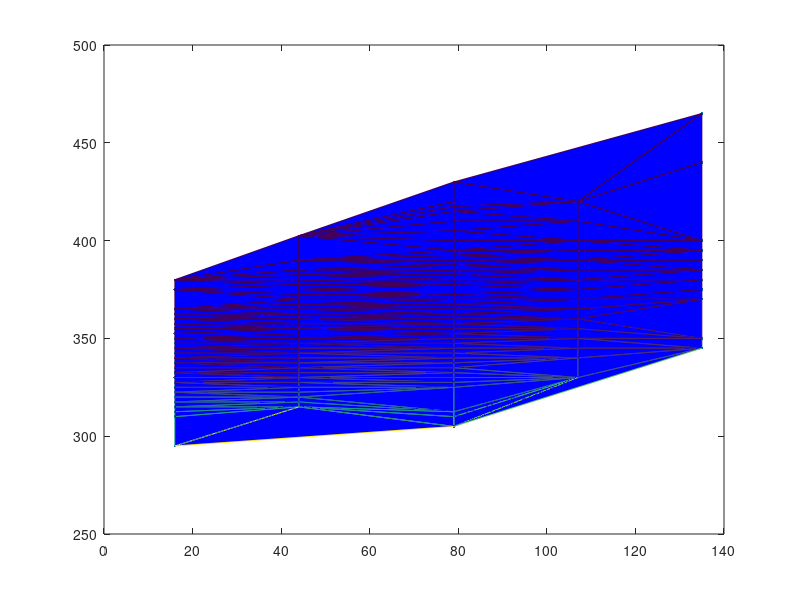

The MATLAB source for this figure: (Note: this script raises an error after producing the figure.)
%% 주식데이터? Transision(트랜지션?) 예시? 
clear; clf;
T(1)=datenum(2023,10,12)-datenum(2023,09,26);
T(2)=datenum(2023,11,9)-datenum(2023,09,26);
T(3)=datenum(2023,12,14)-datenum(2023,09,26);
T(4)=datenum(2024,01,11)-datenum(2023,09,26);
T(5)=datenum(2024,02,08)-datenum(2023,09,26);

TKV=[16.0000  295.0000   33.8500
16.0000  310.0000   17.6500
16.0000  312.5000   15.3500
16.0000  315.0000   12.6500
16.0000  317.5000   10.3500
16.0000  320.0000    8.3800
16.0000  322.5000    6.2900
16.0000  325.0000    4.6800
16.0000  327.5000    3.2900
16.0000  330.0000    2.1800
16.0000  332.5000    1.3600
16.0000  335.0000    0.7700
16.0000  337.5000    0.4400
16.0000  340.0000    0.2200
16.0000  342.5000    0.1100
16.0000  345.0000    0.0600
16.0000  347.5000    0.0400
16.0000  350.0000    0.0300
16.0000  352.5000    0.0200
16.0000  355.0000    0.0200
16.0000  357.5000    0.0100
16.0000  360.0000    0.0100
16.0000  362.5000    0.0100
16.0000  365.0000    0.0100
16.0000  375.0000    0.0100
16.0000  380.0000    0.0100
44.0000  315.0000   15.1000
44.0000  317.5000   13.1000
44.0000  320.0000   11.1000
44.0000  322.5000    9.4300
44.0000  325.0000    7.8500
44.0000  327.5000    6.4800
44.0000  330.0000    5.2200
44.0000  332.5000    4.1600
44.0000  335.0000    3.1600
44.0000  337.5000    2.4600
44.0000  340.0000    1.7900
44.0000  342.5000    1.3100
44.0000  345.0000    0.9400
44.0000  347.5000    0.6600
44.0000  350.0000    0.4800
44.0000  352.5000    0.3300
44.0000  355.0000    0.2400
44.0000  357.5000    0.1600
44.0000  360.0000    0.1300
44.0000  362.5000    0.0800
44.0000  365.0000    0.0600
44.0000  367.5000    0.0400
44.0000  370.0000    0.0300
44.0000  372.5000    0.0200
44.0000  375.0000    0.0200
44.0000  377.5000    0.0200
44.0000  380.0000    0.0200
44.0000  382.5000    0.0100
44.0000  385.0000    0.0100
44.0000  390.0000    0.0100
44.0000  402.5000    0.0100
79.0000  305.0000   25.7500
79.0000  310.0000   21.7000
79.0000  312.5000   17.5500
79.0000  325.0000   10.9000
79.0000  327.5000    9.6900
79.0000  330.0000    8.1800
79.0000  332.5000    6.8500
79.0000  335.0000    5.7500
79.0000  337.5000    4.8400
79.0000  340.0000    4.0400
79.0000  342.5000    3.2800
79.0000  345.0000    2.6800
79.0000  347.5000    2.1500
79.0000  350.0000    1.7100
79.0000  352.5000    1.4200
79.0000  355.0000    1.1300
79.0000  357.5000    0.8300
79.0000  360.0000    0.6500
79.0000  362.5000    0.5100
79.0000  365.0000    0.4000
79.0000  367.5000    0.3400
79.0000  370.0000    0.2700
79.0000  372.5000    0.2100
79.0000  375.0000    0.1700
79.0000  377.5000    0.1300
79.0000  380.0000    0.1200
79.0000  382.5000    0.0900
79.0000  385.0000    0.0700
79.0000  387.5000    0.0700
79.0000  390.0000    0.0600
79.0000  392.5000    0.0500
79.0000  395.0000    0.0500
79.0000  400.0000    0.0200
79.0000  405.0000    0.0200
79.0000  410.0000    0.0200
79.0000  415.0000    0.0200
79.0000  417.5000    0.0100
79.0000  420.0000    0.0100
79.0000  430.0000    0.0100
107.0000  330.0000    8.5100
107.0000  340.0000    4.6000
107.0000  345.0000    3.1500
107.0000  350.0000    2.1600
107.0000  355.0000    1.4000
107.0000  360.0000    0.9200
107.0000  365.0000    0.6600
107.0000  370.0000    0.4000
107.0000  375.0000    0.2700
107.0000  380.0000    0.1800
107.0000  385.0000    0.1300
107.0000  390.0000    0.1000
107.0000  395.0000    0.0600
107.0000  400.0000    0.0400
107.0000  410.0000    0.0300
107.0000  420.0000    0.0200
135.0000  345.0000    4.5600
135.0000  350.0000    3.1400
135.0000  370.0000    0.7300
135.0000  375.0000    0.5000
135.0000  380.0000    0.3500
135.0000  385.0000    0.2500
135.0000  390.0000    0.1800
135.0000  395.0000    0.1300
135.0000  400.0000    0.0900
135.0000  440.0000    0.0200
135.0000  465.0000    0.0100];

x=TKV(:,1);
y=TKV(:,2);
f=TKV(:,3)
plot(x,y,'.'); hold on
tri=delaunay(x,y);
trimesh(tri,x,y,f,'facecolor','b'); 
alpha(0.5)
title('Daeun Lee')


%% Generate random number 
clear; clf ; N=7; 
x = rand(1,N);
y = rand(1,N);
plot(x, y, 'r*'); axis image 
title('Daeun Lee')
% -> 점들을 삼각형으로 이어보기 

hold on       % 이거 써줘야 아래 plot이랑 같이 나옴

% Delaunay transition (딜로네 트라이앵글지에션..)
tri = delaunay(x,y) ;    % 딜로네 트라이앵글
% ex) tri =
     % 5     4     1 -> 5, 4, 1번 점 이어서 삼각형  
     % 1     3     2
     % .. (matrix임. 출력 개수는 point 개수와 관련) 
     % tri(1, :) 등으로 인덱싱 가능 

% 삼각형이 나오도록 선분을 그어보자!
a = tri(1,:)
plot([x(a(1)) x(a(2))], [y(a(1)) y(a(2))], 'k')
plot([x(a(2)) x(a(3))], [y(a(2)) y(a(3))], 'k')
plot([x(a(3)) x(a(1))], [y(a(3)) y(a(1))], 'k')
axis image 
title('Daeun Lee')

return 

% 반복문도 가능 
for i=1:length(tri)    
    a = tri(i,:); 
    plot([x(a(1)) x(a(2))], [y(a(1)) y(a(2))], 'k')
    plot([x(a(2)) x(a(3))], [y(a(2)) y(a(3))], 'k')
    plot([x(a(3)) x(a(1))], [y(a(3)) y(a(1))], 'k')
    axis image 
    pause(0.1)
end

title('Daeun Lee')

%% 점 위에 line 긋기.. 
clear; clf ; N=20; 
x = rand(1,N);
y = rand(1,N);
f = rand(1,N);
plot(x, y, 'r*') ; hold on       

for i=1:N
    plot3([x(i) x(i)], [y(i) y(i)], [0 f(i)], 'bo-')
end 

tri = delaunay(x,y) ;    % 딜로네 트라이앵글

for i=1:length(tri)    
    a = tri(i,:); 
    plot([x(a(1)) x(a(2))], [y(a(1)) y(a(2))], 'k')
    plot([x(a(2)) x(a(3))], [y(a(2)) y(a(3))], 'k')
    plot([x(a(3)) x(a(1))], [y(a(3)) y(a(1))], 'k')
    axis image 
    pause(0.1)
end

title('Daeun Lee')

%% 마지막 평면으로 잇기 
clear; clf ; N=20; 
x = rand(1,N);
y = rand(1,N);
f = rand(1,N);
plot(x, y, 'r*') ; hold on       

for i=1:N
    plot3([x(i) x(i)], [y(i) y(i)], [0 f(i)], 'bo-')
end 

tri = delaunay(x,y) ;    % 딜로네 트라이앵글

for i=1:length(tri)    
    a = tri(i,:); 
    plot([x(a(1)) x(a(2))], [y(a(1)) y(a(2))], 'k')
    plot([x(a(2)) x(a(3))], [y(a(2)) y(a(3))], 'k')
    plot([x(a(3)) x(a(1))], [y(a(3)) y(a(1))], 'k')
    axis image 
    pause(0.01)
end

trimesh(tri, x, y, f, 'facecolor', 'b');
alpha(0.5)
title('Daeun Lee')
